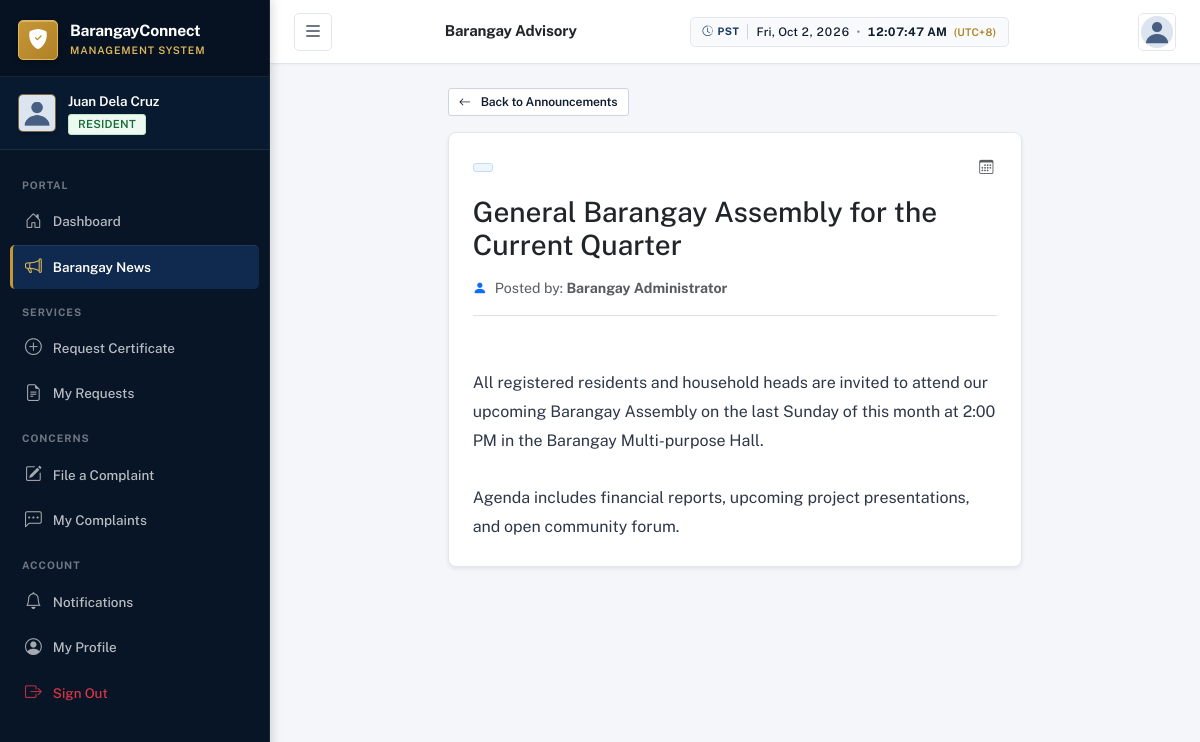
Screenshot of /announcements/2/ (signed in) with the database file from the repository.
### accounts/models.py (models this page shows, shortened)
class CustomUser(AbstractUser):
    ROLE_CHOICES = [
        ('admin', 'Administrator'),
        ('resident', 'Resident'),
    ]
    GENDER_CHOICES = [
        ('male', 'Male'),
        ('female', 'Female'),
        ('other', 'Other'),
    ]
    CIVIL_STATUS_CHOICES = [
        ('single', 'Single'),
        ('married', 'Married'),
        ('widowed', 'Widowed'),
        ('separated', 'Separated'),
        ('divorced', 'Divorced'),
    ]
    ACCOUNT_STATUS_CHOICES = [
        ('pending', 'Pending'),
        ('active', 'Active'),
        ('inactive', 'Inactive'),
        ('rejected', 'Rejected'),
    ]
    role = models.CharField(max_length=10, choices=ROLE_CHOICES, default='resident')
    account_status = models.CharField(max_length=10, choices=ACCOUNT_STATUS_CHOICES, default='pending')
    profile_picture = models.ImageField(upload_to='profile_pictures/', null=True, blank=True)
    phone = models.CharField(max_length=20, blank=True)
    date_of_birth = models.DateField(null=True, blank=True)
    gender = models.CharField(max_length=10, choices=GENDER_CHOICES, blank=True)
    civil_status = models.CharField(max_length=15, choices=CIVIL_STATUS_CHOICES, blank=True)
    address = models.TextField(blank=True)
    barangay = models.CharField(max_length=100, blank=True, default='Barangay San Jose')
    valid_id = models.FileField(upload_to='valid_ids/', null=True, blank=True)
    created_at = models.DateTimeField(auto_now_add=True)
    updated_at = models.DateTimeField(auto_now=True)
    def is_admin(self):
        return self.role == 'admin'
    def is_resident(self):
        return self.role == 'resident'
    @property
    def profile_picture_url(self):
        if self.profile_picture:
            return self.profile_picture.url
        return '/static/images/default_avatar.png'

### announcements/models.py (models this page shows, shortened)
class Announcement(models.Model):
    STATUS_CHOICES = [
        ('draft', 'Draft'),
        ('published', 'Published'),
        ('archived', 'Archived'),
    ]
    title = models.CharField(max_length=255)
    content = models.TextField()
    image = models.ImageField(upload_to='announcements/', null=True, blank=True)
    author = models.ForeignKey(settings.AUTH_USER_MODEL, on_delete=models.SET_NULL, null=True, related_name='announcements')
    status = models.CharField(max_length=10, choices=STATUS_CHOICES, default='draft')
    expiration_date = models.DateField(null=True, blank=True)
    created_at = models.DateTimeField(auto_now_add=True)
    updated_at = models.DateTimeField(auto_now=True)
    published_at = models.DateTimeField(null=True, blank=True)
    class Meta:
        ordering = ['-created_at']

### announcements/views.py (the view)
# urls.py: path('<int:pk>/', views.announcement_detail, name='detail'),
@login_required
def announcement_detail(request, pk):
    announcement = get_object_or_404(Announcement, pk=pk)
    if request.user.is_resident() and announcement.status != 'published':
        messages.error(request, 'This announcement is not available.')
        return redirect('announcements:list')
    return render(request, 'announcements/detail.html', {'announcement': announcement})

### notifications/context_processors.py (called while the page is built)
def notifications_processor(request):
    if request.user.is_authenticated:
        unread_count = Notification.objects.filter(recipient=request.user, is_read=False).count()
        recent_notifications = Notification.objects.filter(recipient=request.user).order_by('-created_at')[:5]
        return {
            'unread_notifications_count': unread_count,
            'recent_notifications': recent_notifications,
        }
    return {'unread_notifications_count': 0, 'recent_notifications': []}

### templates/announcements/detail.html (shortened to what this page needs)
<!DOCTYPE html>
<html lang="en">
<head>
    {% load static %}
    <link href="https://cdn.jsdelivr.net/npm/bootstrap@5.3.2/dist/css/bootstrap.min.css" rel="stylesheet">
    <link href="https://cdn.jsdelivr.net/npm/bootstrap-icons@1.11.3/font/bootstrap-icons.min.css" rel="stylesheet">
    <link href="{% static 'css/style.css' %}" rel="stylesheet">
</head>
<body>
    <div class="toast-container position-fixed top-0 end-0 p-3" style="z-index: 1100;">
    </div>
    <nav id="sidebar" class="sidebar">
        <div class="sidebar-header">
            <div class="brand-logo">
                <div class="logo-icon"><i class="bi bi-shield-fill-check"></i></div>
                <div class="brand-text">
                    <span class="brand-name">BarangayConnect</span>
                    <span class="brand-sub">Management System</span>
                </div>
            </div>
        </div>
        <div class="sidebar-user">
            <img src="{{ user.profile_picture_url }}" alt="Profile" class="sidebar-avatar">
            <div class="sidebar-user-info">
                <span class="sidebar-user-name">{{ user.get_full_name|default:user.username }}</span>
                <span class="sidebar-user-role badge {% if user.is_admin %}badge-admin{% else %}badge-resident{% endif %}">
                    {{ user.get_role_display }}
                </span>
            </div>
        </div>
        <div class="sidebar-nav">
            {% if user.is_admin %}
            <div class="nav-section-label">Main</div>
            <a href="{% url 'dashboard:admin_dashboard' %}" class="nav-link"><i class="bi bi-speedometer2"></i><span>Dashboard</span></a>
            <a href="{% url 'accounts:admin_residents_list' %}" class="nav-link"><i class="bi bi-people"></i><span>Residents</span></a>
            <a href="{% url 'certificates:admin_request_list' %}" class="nav-link"><i class="bi bi-file-earmark-text"></i><span>Service Requests</span></a>
            <a href="{% url 'complaints:admin_complaint_list' %}" class="nav-link"><i class="bi bi-chat-left-dots"></i><span>Complaints</span></a>
            <a href="{% url 'announcements:admin_list' %}" class="nav-link active"><i class="bi bi-megaphone"></i><span>Announcements</span></a>
            <div class="nav-section-label">Administration</div>
            <a href="{% url 'certificates:admin_type_list' %}" class="nav-link"><i class="bi bi-file-earmark-check"></i><span>Certificate Types</span></a>
            <a href="{% url 'accounts:admin_officials_list' %}" class="nav-link"><i class="bi bi-person-badge"></i><span>Barangay Officials</span></a>
            <a href="{% url 'reports:dashboard' %}" class="nav-link"><i class="bi bi-bar-chart-line"></i><span>Reports</span></a>
            <a href="{% url 'audit:log_list' %}" class="nav-link"><i class="bi bi-clock-history"></i><span>Activity Logs</span></a>
            {% else %}
            <div class="nav-section-label">Portal</div>
            <a href="{% url 'dashboard:resident_dashboard' %}" class="nav-link"><i class="bi bi-house-door"></i><span>Dashboard</span></a>
            <a href="{% url 'announcements:list' %}" class="nav-link active"><i class="bi bi-megaphone"></i><span>Barangay News</span></a>
            <div class="nav-section-label">Services</div>
            <a href="{% url 'certificates:resident_request_create' %}" class="nav-link"><i class="bi bi-plus-circle"></i><span>Request Certificate</span></a>
            <a href="{% url 'certificates:resident_request_list' %}" class="nav-link"><i class="bi bi-file-earmark-text"></i><span>My Requests</span></a>
            <div class="nav-section-label">Concerns</div>
            <a href="{% url 'complaints:resident_complaint_create' %}" class="nav-link"><i class="bi bi-pencil-square"></i><span>File a Complaint</span></a>
            <a href="{% url 'complaints:resident_complaint_list' %}" class="nav-link"><i class="bi bi-chat-left-dots"></i><span>My Complaints</span></a>
            {% endif %}
            <div class="nav-section-label">Account</div>
            <a href="{% url 'notifications:list' %}" class="nav-link"><i class="bi bi-bell"></i><span>Notifications</span></a>
            <a href="{% url 'accounts:profile' %}" class="nav-link"><i class="bi bi-person-circle"></i><span>My Profile</span></a>
            <a href="{% url 'accounts:logout' %}" class="nav-link text-danger"><i class="bi bi-box-arrow-right"></i><span>Sign Out</span></a>
        </div>
    </nav>
    <header class="topbar">
        <button class="btn btn-icon sidebar-toggle" id="sidebarToggle"><i class="bi bi-list fs-5"></i></button>
        <div class="topbar-title"><h6 class="mb-0 fw-600 text-dark">Barangay Advisory</h6></div>
        <div class="topbar-actions">
            <div class="dropdown">
                <button class="btn btn-icon" data-bs-toggle="dropdown"><img src="{{ user.profile_picture_url }}" class="rounded-circle" style="width: 32px; height: 32px; object-fit: cover;"></button>
            </div>
        </div>
    </header>
    <main class="main-content">
        <div class="row justify-content-center">
            <div class="col-lg-8">
                <div class="mb-3">
                    {% if user.is_admin %}
                    <a href="{% url 'announcements:admin_list' %}" class="btn btn-outline-secondary btn-sm"><i class="bi bi-arrow-left me-1"></i>Back to Announcements</a>
                    {% else %}
                    <a href="{% url 'announcements:list' %}" class="btn btn-outline-secondary btn-sm"><i class="bi bi-arrow-left me-1"></i>Back to Announcements</a>
                    {% endif %}
                </div>
                <div class="card border-0 shadow-sm rounded-3 overflow-hidden">
                    <div class="card-body p-4">
                        <div class="d-flex justify-content-between align-items-center mb-3">
                            <span class="badge bg-{% if announcement.category == 'emergency' %}danger{% elif announcement.category == 'health' %}success{% elif announcement.category == 'event' %}info{% else %}primary{% endif %} fs-xs">
                            </span>
                            <span class="text-muted fs-xs">
                                <i class="bi bi-calendar3 me-1"></i>{{ announcement.published_at|date:"F d, Y h:i A"|default:announcement.created_at|date:"F d, Y" }}
                            </span>
                        </div>
                        <h3 class="fw-700 text-dark mb-3">{{ announcement.title }}</h3>
                        <div class="fs-sm text-muted mb-4 pb-3 border-bottom d-flex align-items-center gap-2">
                            <i class="bi bi-person-fill text-primary"></i>
                            <span>Posted by: <strong>{{ announcement.author.get_full_name|default:announcement.author.username }}</strong></span>
                        </div>
                        <div class="announcement-body fs-6" style="line-height: 1.8; color: #2d3748; white-space: pre-line;">
                            {{ announcement.content }}
                        </div>
                    </div>
                </div>
            </div>
        </div>
    </main>
</body>
</html>

### rows the page displays
CustomUser: get_full_name "Juan Dela Cruz", role "RESIDENT"
Announcement: title "General Barangay Assembly for the Current Quarter", author.get_full_name "Barangay Administrator", content "All registered residents and household heads are invited to attend our upcoming Barangay Assembly on the last Sunday of this month at 2:00 PM in the Barangay Multi-purpose Hall. Agenda includes financial reports, upcoming project presentations, and open community forum."
